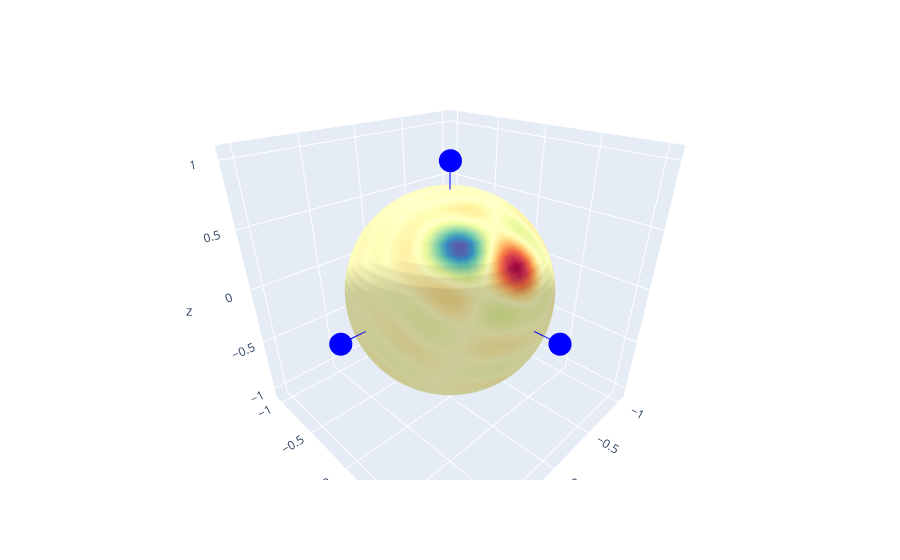

Notebook source saved alongside this figure:
### Markdown cell above
### Second rotation
The field after also rotating with β around the y-axis.

### Code cell
go.Figure([
    go.Surface(x=old_x_mesh, y=old_y_mesh, z=old_z_mesh, surfacecolor=second_step.evaluate(old_mesh).real, **surf_layout),
    old_xyz
], fig_layout).show()

### Figure 1 — Plotly figure (JSON) as saved in the notebook; plotly's stock layout.template omitted (floating-point values rounded to 4 significant figures; data arrays with more than 128 entries replaced by an {"elided": "..."} marker saying what was removed)
{"data": [{"cmid": 0, "colorscale": [[0, "rgb(158,1,66)"], [0.1, "rgb(213,62,79)"], [0.2, "rgb(244,109,67)"], [0.3, "rgb(253,174,97)"], [0.4, "rgb(254,224,139)"], [0.5, "rgb(255,255,191)"], [0.6, "rgb(230,245,152)"], [0.7, "rgb(171,221,164)"], [0.8, "rgb(102,194,165)"], [0.9, "rgb(50,136,189)"], [1, "rgb(94,79,162)"]], "showscale": false, "surfacecolor": {"elided": "73x37 float values"}, "type": "surface", "x": {"elided": "73x37 float values"}, "y": {"elided": "73x37 float values"}, "z": {"elided": "73x37 float values"}}, {"hovertext": ["", "x", "", "y", "", "z"], "line": {"color": "blue"}, "name": "Old axes", "type": "scatter3d", "x": [0, 1, 0, 0, 0, 0], "y": [0, 0, 0, 1, 0, 0], "z": [0, 0, 0, 0, 0, 1]}], "layout": {"autosize": true, "scene": {"aspectratio": {"x": 1, "y": 1, "z": 1}, "camera": {"eye": {"x": 1, "y": 1, "z": 0.8}}, "xaxis": {"range": [-1.1, 1.1], "type": "linear"}, "yaxis": {"range": [-1.1, 1.1], "type": "linear"}, "zaxis": {"range": [-1.1, 1.1], "type": "linear"}}}}
